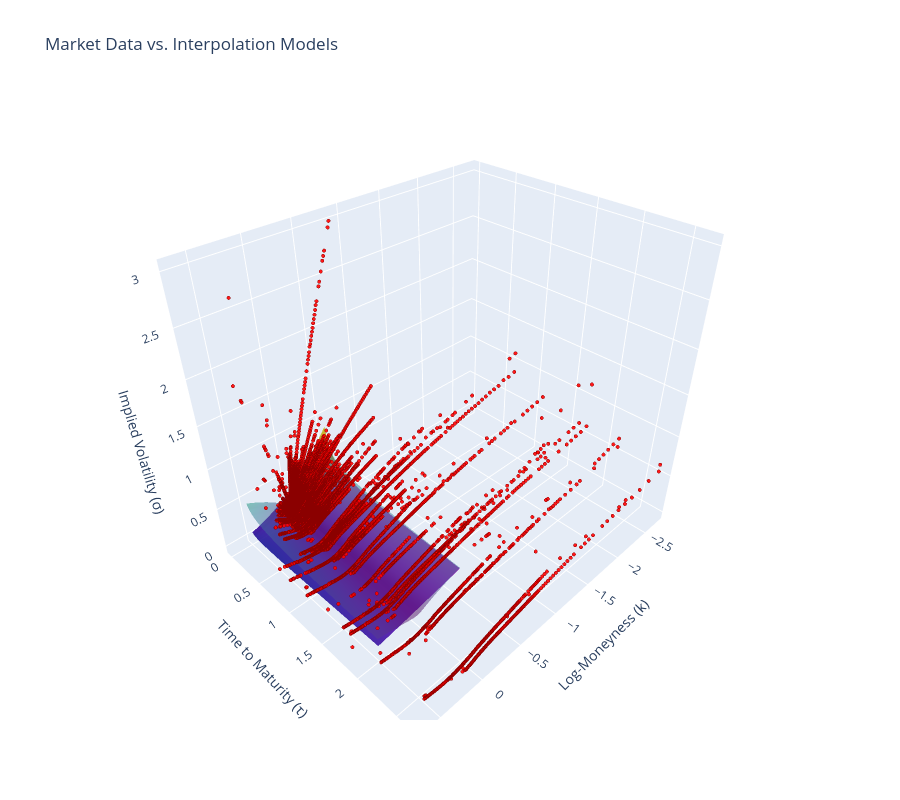

Write notebook code for a chart like this one.
### Code cell
def calculate_ssvi_surface(k, tau, sigma_atm, rho, eta):
    
    theta = (sigma_atm ** 2) * tau
    
    phi = eta / np.sqrt(theta + 1e-6) 
    
    inner_sqrt = np.sqrt((phi * k + rho)**2 + (1.0 - rho**2))
    w = (theta / 2.0) * (1.0 + rho * phi * k + inner_sqrt)
    
    iv = np.sqrt(w / tau)
    return iv

ssvi_iv_pred = calculate_ssvi_surface(K_grid, Tau_grid, calibrated_sigma, calibrated_rho, calibrated_eta)

k_vals = np.linspace(-0.5, 0.5, 50)
tau_vals = np.linspace(0.05, 2.0, 50)
K_grid, Tau_grid = np.meshgrid(k_vals, tau_vals)

grid_inputs = np.column_stack((K_grid.flatten(), Tau_grid.flatten()))
tensor_inputs = torch.tensor(grid_inputs, dtype=torch.float32)

model.eval()
with torch.no_grad():
    w_pred = model(tensor_inputs).numpy().flatten()

tau_flattened = Tau_grid.flatten()
iv_pred = np.sqrt(w_pred / (tau_flattened + 1e-6)) 

IV_surface = iv_pred.reshape(K_grid.shape)

# Plot
fig = go.Figure()

# NN surface
fig.add_trace(go.Surface(
    z=IV_surface, 
    x=K_grid, 
    y=Tau_grid, 
    colorscale='Plasma',
    name='Neural Network',
    showscale=False,
    opacity=0.9 
))

# SSVI
fig.add_trace(go.Surface(
    z=ssvi_iv_pred, 
    x=K_grid, 
    y=Tau_grid, 
    colorscale='Viridis', 
    name='SSVI Benchmark',
    showscale=False,
    opacity=0.5 
))

fig.add_trace(go.Scatter3d(
    x=market_k,
    y=market_tau,
    z=market_iv,
    mode='markers',
    marker=dict(
        size=2,
        color='red',         
        opacity=0.9,
        line=dict(width=0.5, color='darkred')
    ),
    name='Market Data (True IV)'
))

# Format the layout
fig.update_layout(
    title='Market Data vs. Interpolation Models',
    autosize=False,
    width=900,
    height=800,
    scene=dict(
        xaxis_title='Log-Moneyness (k)',
        yaxis_title='Time to Maturity (\u03C4)',
        zaxis_title='Implied Volatility (\u03C3)'
    )
)

fig.show()

### Figure 1 — Plotly figure (JSON) as saved in the notebook; plotly's stock layout.template omitted (floating-point values rounded to 4 significant figures; data arrays with more than 128 entries replaced by an {"elided": "..."} marker saying what was removed)
{"data": [{"colorscale": [[0, "#0d0887"], [0.1111, "#46039f"], [0.2222, "#7201a8"], [0.3333, "#9c179e"], [0.4444, "#bd3786"], [0.5556, "#d8576b"], [0.6667, "#ed7953"], [0.7778, "#fb9f3a"], [0.8889, "#fdca26"], [1, "#f0f921"]], "name": "Neural Network", "opacity": 0.9, "showscale": false, "type": "surface", "x": {"elided": "50x50 float values"}, "y": {"elided": "50x50 float values"}, "z": {"elided": "50x50 float values"}}, {"colorscale": [[0, "#440154"], [0.1111, "#482878"], [0.2222, "#3e4989"], [0.3333, "#31688e"], [0.4444, "#26828e"], [0.5556, "#1f9e89"], [0.6667, "#35b779"], [0.7778, "#6ece58"], [0.8889, "#b5de2b"], [1, "#fde725"]], "name": "SSVI Benchmark", "opacity": 0.5, "showscale": false, "type": "surface", "x": {"elided": "50x50 float values"}, "y": {"elided": "50x50 float values"}, "z": {"elided": "50x50 float values"}}, {"marker": {"color": "red", "line": {"color": "darkred", "width": 0.5}, "opacity": 0.9, "size": 2}, "mode": "markers", "name": "Market Data (True IV)", "type": "scatter3d", "x": {"elided": "8482 float values"}, "y": {"elided": "8482 float values"}, "z": {"elided": "8482 float values"}}], "layout": {"autosize": false, "height": 800, "scene": {"xaxis": {"title": {"text": "Log-Moneyness (k)"}}, "yaxis": {"title": {"text": "Time to Maturity (τ)"}}, "zaxis": {"title": {"text": "Implied Volatility (σ)"}}}, "title": {"text": "Market Data vs. Interpolation Models"}, "width": 900}}
